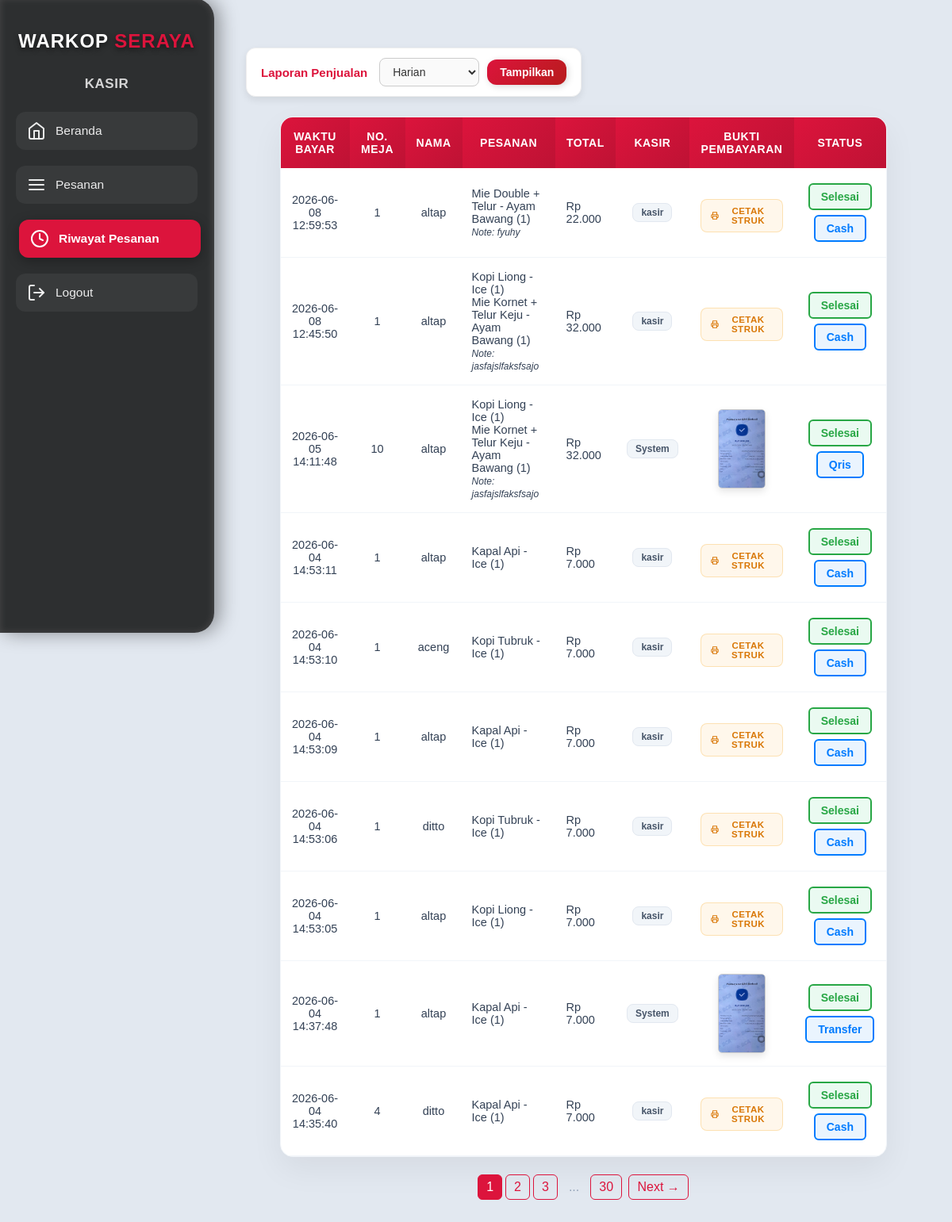
The app's page /admin_kasir/riwayat_pesanan.php (signed in) with its own data.
### tables this page shows
CREATE TABLE `transaksi` (
  `id_transaksi` int NOT NULL,
  `id_admin` int DEFAULT NULL,
  `nama_pemesan` varchar(100) NOT NULL,
  `nomor_meja` varchar(25) NOT NULL,
  `status_pesanan` enum('draft','pending','diproses','selesai','dibayar') NOT NULL,
  `waktu_pemesanan` timestamp NOT NULL DEFAULT CURRENT_TIMESTAMP,
  `total` decimal(10,2) NOT NULL
);

### admin_kasir/riwayat_pesanan.php (the view, shortened to what this page needs)
<?php
include "../koneksi.php";
$limit = 10;
$page = isset($_GET['page']) ? (int)$_GET['page'] : 1;
$start = ($page - 1) * $limit;
$countSql = "
  SELECT COUNT(DISTINCT t.id_transaksi) as total
  FROM transaksi t
  JOIN pembayaran pby ON t.id_transaksi = pby.id_transaksi
  WHERE LOWER(TRIM(t.status_pesanan)) = 'selesai'
    AND LOWER(TRIM(pby.status)) = 'sudah bayar'
";
$countRes = mysqli_query($conn, $countSql);
$totalRow = mysqli_fetch_assoc($countRes)['total'];
$totalPages = ceil($totalRow / $limit);
function renderRiwayatTable($conn, $start, $limit) {
    $sql = "
      SELECT
        t.id_transaksi,
        t.nomor_meja,
        t.nama_pemesan,
        t.status_pesanan,
        t.waktu_pemesanan,
        t.total,
        t.id_admin,
        a.username AS nama_kasir,
        pby.metode,
        pby.status AS status_bayar,
        pby.waktu_bayar,
        pby.bukti_file,
        GROUP_CONCAT(
          CONCAT(
            pr.nama_produk,
            IF(vp.nama_varian IS NOT NULL AND vp.nama_varian <> '',
               CONCAT(' - ', vp.nama_varian),
               ''
            ),
            ' (', d.quantity, ')',
            IF(d.catatan IS NOT NULL AND d.catatan <> '',
               CONCAT('<br><small><i>Note: ', d.catatan, '</i></small>'),
               ''
            )
          ) ORDER BY d.id_detail ASC SEPARATOR '<br>'
        ) AS pesanan
      FROM transaksi t
      JOIN detail_transaksi d ON t.id_transaksi = d.id_transaksi
      JOIN produk pr ON d.id_produk = pr.id_produk
      LEFT JOIN varian_produk vp ON d.id_varian = vp.id_varian
      JOIN pembayaran pby ON t.id_transaksi = pby.id_transaksi
      LEFT JOIN admin a ON t.id_admin = a.id_admin
      WHERE LOWER(TRIM(t.status_pesanan)) = 'selesai'
        AND LOWER(TRIM(pby.status)) = 'sudah bayar'
      GROUP BY t.id_transaksi, t.nomor_meja, t.nama_pemesan, t.status_pesanan, t.waktu_pemesanan, t.total, pby.metode, pby.status, pby.waktu_bayar, pby.bukti_file, a.username
      ORDER BY pby.waktu_bayar DESC
      LIMIT $start, $limit
    ";
    $result = mysqli_query($conn, $sql);
    if ($result && mysqli_num_rows($result) > 0) {
        while ($row = mysqli_fetch_assoc($result)) {
            $id = (int)$row['id_transaksi'];
            echo "<tr data-id='{$id}'>";
            echo "<td>".htmlspecialchars($row['waktu_bayar'])."</td>";
            echo "<td>".htmlspecialchars($row['nomor_meja'])."</td>";
            echo "<td>".htmlspecialchars($row['nama_pemesan'])."</td>";
            echo "<td>".$row['pesanan']."</td>";
            echo "<td style='text-align:left;'>Rp ".number_format($row['total'], 0, ',', '.')."</td>";
            echo "<td><span class='badge-kasir'>".htmlspecialchars($row['nama_kasir'] ?? 'System')."</span></td>";
            echo "<td>";
            if (!empty($row['bukti_file'])) {
                $bukti_path = "../uploads/" . htmlspecialchars($row['bukti_file']);
                echo "<img src='{$bukti_path}'
                             alt='Bukti Pembayaran'
                             class='bukti-img'
                             style='width:60px; height:auto; border-radius:5px; border:1px solid #ccc; cursor:pointer; display:block; margin:0 auto;'>";
            }
            $metode_clean = strtolower(trim($row['metode'] ?? ''));
            if ($metode_clean === 'cash' || empty($metode_clean)) {
                echo "<button type='button' class='btn-cetak-struk' data-id='{$id}'><svg xmlns=\"http://www.w3.org/2000/svg\" width=\"14\" height=\"14\" viewBox=\"0 0 24 24\" fill=\"none\" stroke=\"currentColor\" stroke-width=\"2.5\" stroke-linecap=\"round\" stroke-linejoin=\"round\" class=\"feather feather-printer\"><polyline points=\"6 9 6 2 18 2 18 9\"></polyline><path d=\"M6 18H4a2 2 0 0 1-2-2v-5a2 2 0 0 1 2-2h16a2 2 0 0 1 2 2v5a2 2 0 0 1-2 2h-2\"></path><rect x=\"6\" y=\"14\" width=\"12\" height=\"8\"></rect></svg>Cetak Struk</button>";
            }
            echo "</td>";
            echo "<td>
                    <span class='status-box selesai'>Selesai</span><br>
                    <span class='status-box bayar'>".ucfirst(htmlspecialchars($row['metode']))."</span>
                  </td>";
            echo "</tr>";
        }
    } else {
        echo "<tr><td colspan='7' class='no-order'>Tidak ada riwayat pesanan</td></tr>";
    }
}
?>
<!DOCTYPE html>
<html lang="id">
<head>
  <link rel="stylesheet" href="../css/kasir.css" />
  <link rel="stylesheet" href="../css/logout.css" />
</head>
<body class="page-riwayatpesanan">
  <div class="sidebar">
    <h1>WARKOP<span> SERAYA</span></h1>
    <h2>KASIR</h2>
    <ul>
      <li><a href="dashboard.php"><i data-feather="home"></i> Beranda</a></li>
      <li><a href="pesanan.php"><i data-feather="menu"></i> Pesanan</a></li>
      <li><a href="riwayat_pesanan.php" class="active"><i data-feather="clock"></i> Riwayat Pesanan</a></li>
      <li><a href="#" id="logoutBtn"><i data-feather="log-out"></i> Logout</a></li>
    </ul>
  </div>
  <div class="main">
    <div class="content">
      <div class="rekap-filter">
        <label for="periode">Laporan Penjualan</label>
        <select id="periode">
          <option value="harian">Harian</option>
        </select>
        <button id="tampilkanRekap">Tampilkan</button>
      </div>
      <table class="pesanan-table">
        <thead>
          <tr>
            <th>Waktu Bayar</th>
            <th>No. Meja</th>
            <th>Nama</th>
            <th>Pesanan</th>
            <th>Total</th>
            <th>Kasir</th>
            <th>Bukti Pembayaran</th>
            <th>Status</th>
          </tr>
        </thead>
        <tbody id="riwayat-table-body">
          <?php renderRiwayatTable($conn, $start, $limit); ?>
        </tbody>
      </table>
      <div class="pagination">
        <?php
          $range = 2;
          $startPage = max(1, $page - $range);
          $endPage = min($totalPages, $page + $range);
          for ($i = $startPage; $i <= $endPage; $i++) {
              echo '<a href="?page='.$i.'" class="'.($i == $page ? 'active' : '').'">'.$i.'</a>';
          }
          if ($endPage < $totalPages) {
              if ($endPage < $totalPages - 1) echo '<span class="dots">...</span>';
              echo '<a href="?page='.$totalPages.'">'.$totalPages.'</a>';
          }
        ?>
        <?php if ($page < $totalPages): ?>
          <a href="?page=<?= $page + 1 ?>">Next →</a>
        <?php endif; ?>
      </div>
    </div>
  </div>
</body>
</html>

### records on screen
transaksi: waktu_bayar "2026-06-08 12:59:53", nomor_meja "1", nama_pemesan "altap", pesanan "Mie Double + Telur - Ayam Bawang (1) Note: fyuhy", total "22.000", id_admin.username "kasir", metode "Cash"
transaksi: waktu_bayar "2026-06-08 12:45:50", nomor_meja "1", nama_pemesan "altap", pesanan "Kopi Liong - Ice (1) Mie Kornet + Telur Keju - Ayam Bawang (1) Note: jasfajslfaksfsajo", total "32.000", id_admin.username "kasir", metode "Cash"
transaksi: waktu_bayar "2026-06-05 14:11:48", nomor_meja "10", nama_pemesan "altap", pesanan "Kopi Liong - Ice (1) Mie Kornet + Telur Keju - Ayam Bawang (1) Note: jasfajslfaksfsajo", total "32.000", nama_kasir "System", metode "Qris"
transaksi: waktu_bayar "2026-06-04 14:53:11", nomor_meja "1", nama_pemesan "altap", pesanan "Kapal Api - Ice (1)", total "7.000", id_admin.username "kasir", metode "Cash"
transaksi: waktu_bayar "2026-06-04 14:53:10", nomor_meja "1", nama_pemesan "aceng", pesanan "Kopi Tubruk - Ice (1)", total "7.000", id_admin.username "kasir", metode "Cash"
transaksi: waktu_bayar "2026-06-04 14:53:09", nomor_meja "1", nama_pemesan "altap", pesanan "Kapal Api - Ice (1)", total "7.000", id_admin.username "kasir", metode "Cash"
transaksi: waktu_bayar "2026-06-04 14:53:06", nomor_meja "1", nama_pemesan "ditto", pesanan "Kopi Tubruk - Ice (1)", total "7.000", id_admin.username "kasir", metode "Cash"
transaksi: waktu_bayar "2026-06-04 14:53:05", nomor_meja "1", nama_pemesan "altap", pesanan "Kopi Liong - Ice (1)", total "7.000", id_admin.username "kasir", metode "Cash"
transaksi: waktu_bayar "2026-06-04 14:37:48", nomor_meja "1", nama_pemesan "altap", pesanan "Kapal Api - Ice (1)", total "7.000", nama_kasir "System", metode "Transfer"
transaksi: waktu_bayar "2026-06-04 14:35:40", nomor_meja "4", nama_pemesan "ditto", pesanan "Kapal Api - Ice (1)", total "7.000", id_admin.username "kasir", metode "Cash"

### other values on screen
$totalPages "30"
